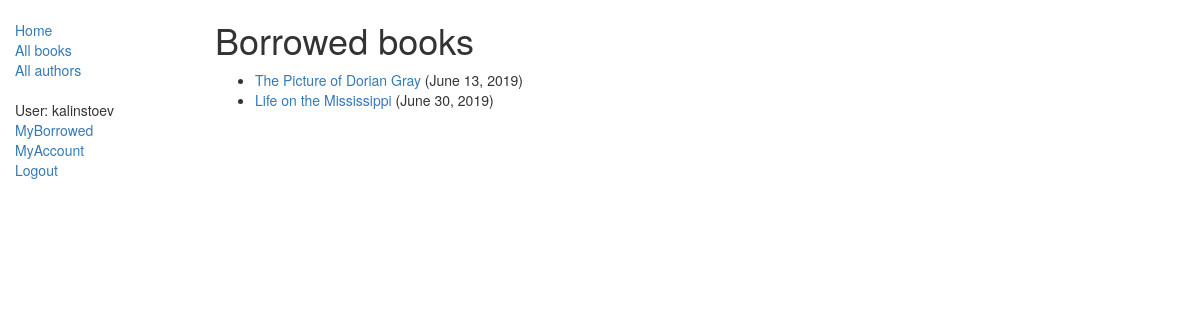
The app's page /catalog/mybooks/ (signed in) with its own data.
### catalog/models.py (models this page shows, shortened)
class BookInstance(models.Model):
    id = models.UUIDField(primary_key=True, default=uuid.uuid4,
                          help_text="Unique ID for this particular book across whole library")
    book = models.ForeignKey('Book', on_delete=models.SET_NULL, null=True)
    imprint = models.CharField(max_length=200)
    due_back = models.DateField(null=True, blank=True)
    borrower = models.ForeignKey(User, on_delete=models.SET_NULL, null=True, blank=True)
    @property
    def is_overdue(self):
        if self.due_back and date.today() > self.due_back:
            return True
        return False
    LOAN_STATUS = (
        ('d', 'Maintenance'),
        ('o', 'On loan'),
        ('a', 'Available'),
        ('r', 'Reserved'),
    )
    status = models.CharField(
        max_length=1,
        choices=LOAN_STATUS,
        blank=True,
        default='a',
        help_text='Book availability')
    class Meta:
        ordering = ['due_back']

class Book(models.Model):
    title = models.CharField(max_length=200)
    author = models.ForeignKey('Author', on_delete=models.CASCADE, null=True)
    summary = models.TextField(max_length=1000, help_text="Enter a brief description of the book")
    isbn = models.CharField('ISBN', max_length=13,
                            help_text='13 Character <a href="https://www.isbn-international.org/content/what-isbn'
                                      '">ISBN number</a>')
    genre = models.ManyToManyField(Genre, help_text="Select a genre for this book")
    language = models.ForeignKey('Language', on_delete=models.CASCADE, null=True)

### catalog/views.py (the view)
# urls.py: path('mybooks/', views.LoanedBooksByUserListView.as_view(), name='my-borrowed'),
class LoanedBooksByUserListView(LoginRequiredMixin, generic.ListView):
    model = BookInstance
    template_name = 'catalog/bookinstance_list_borrowed_user.html'
    paginate_by = 10
    def get_queryset(self):
        return BookInstance.objects.filter(borrower=self.request.user).filter(status__exact='o').order_by('due_back')

### catalog/templates/catalog/bookinstance_list_borrowed_user.html
{% extends "base_generic.html" %}
{% block content %}
    <h1>Borrowed books</h1>
    {% if bookinstance_list %}
    <ul>
      {% for bookinst in bookinstance_list %}
      <li class="{% if bookinst.is_overdue %}text-danger{% endif %}">
        <a href="{% url 'book-detail' bookinst.book.pk %}">{{bookinst.book.title}}</a> ({{ bookinst.due_back }})
      </li>
      {% endfor %}
    </ul>
    {% else %}
      <p>There are no books borrowed.</p>
    {% endif %}
{% endblock %}

### catalog/templates/base_generic.html (shortened to what this page needs)
<!DOCTYPE html>
<html lang="en">
<head>
    {% include 'partials/head.html' %}
</head>
<body>
<div class="container-fluid">
<div class="row">
  <div class="col-sm-2">
  {% block sidebar %}
  <ul class="sidebar-nav">
    <li><a href="{% url 'index' %}">Home</a></li>
    <li><a href="{% url 'books' %}">All books</a></li>
    <li><a href="{% url 'authors' %}">All authors</a></li>
  </ul>
  <ul class="sidebar-nav">
   {% if user.is_authenticated %}
     <li>User: {{ user.get_username }}</li>
     <li><a href="{% url 'my-borrowed' %}">MyBorrowed</a></li>
     <li><a href="{% url 'user-profile' user.id%}">MyAccount</a></li>
     <li><a href="{% url 'logout'%}?next=/">Logout</a></li>
   {% else %}
     <li><a href="{% url 'login'%}?next={{request.path}}">Login</a></li>
     <li><a href="{% url 'register'%}">Register</a></li>
   {% endif %}
  </ul>
{% endblock %}
  </div>
  <div class="col-sm-10 ">
  {% block content %}{% endblock %}
  </div>
</div>
</div>
</body>
</html>

### catalog/static/css/styles.css (style rules this page uses)
.sidebar-nav { margin-top: 20px; padding: 0; list-style: none; }

### records on screen
BookInstance: book "The Picture of Dorian Gray", due_back "June 13, 2019"
BookInstance: book "Life on the Mississippi", due_back "June 30, 2019"

### other values on screen
{{ user.get_username }} "kalinstoev"
